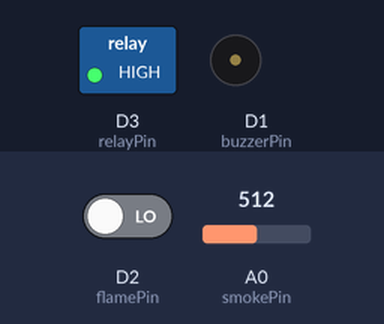
Bench run of a sketch on a simulated ESP8266 (NodeMCU). On the bench: switched loads named in the sketch (green lamp = pin HIGH), buzzer (waves = sounding). Inputs (shaded band) come from the test bench; at power-on: A0 (smokePin) = 512, D2 (flamePin) LOW. WiFi joins after 1.5 s; servers stay silent unless stated; what the sketch prints to the serial monitor is not drawn.

Above: at 2.7 s.
2.8 s: A0 (smokePin) set to 587
5.1 s: A0 (smokePin) set to 612
At 7.2 s:
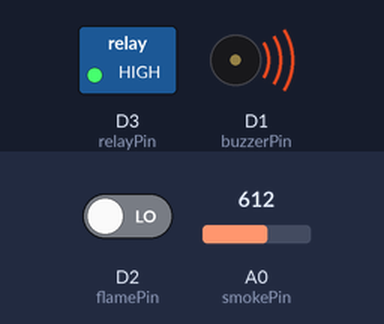
8.1 s: D2 (flamePin) driven HIGH
At 9.8 s:
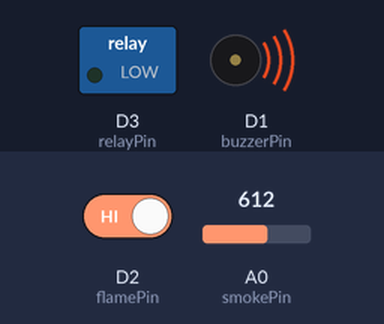
10.4 s: D2 (flamePin) driven LOW
At 12.4 s:
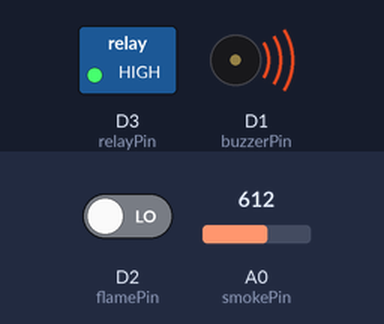
13.2 s: A0 (smokePin) set to 590
At 13.7 s:
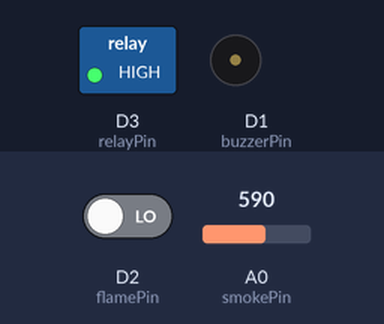
Timing chart, 0 to 16.2 s (numbered marks = the images above; inputs shaded):
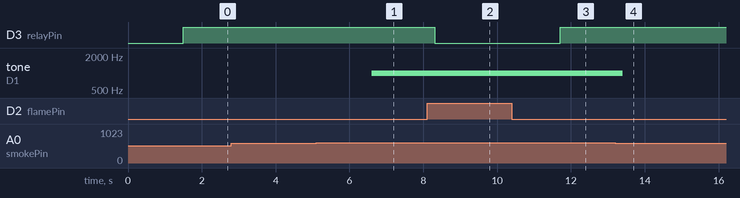

The sketch:

Sistem_deteksi_api.ino
```cpp
#include <ESP8266WiFi.h>
#include <ThingSpeak.h>

// Menentukan pin sensor flame, pin relay, dan pin buzzer
const int flamePin = D2; // Pin digital untuk sensor flame
const int relayPin = D3; // Pin digital untuk relay
const int buzzerPin = D1; // Pin digital untuk buzzer
const int smokePin = A0; // Pin analog untuk sensor asap

// API key dan informasi jaringan WiFi
String apiKey = "1IV9R5AMQUIDEE6D";
const char* ssid = "Infinix NOTE 40";
const char* pass = "123456781";
const char* server = "api.thingspeak.com";

// Threshold sensor asap
int thresholdMQ2 = 600;

// Objek WiFiClient
WiFiClient client;

void setup() {
    Serial.begin(115200);

    // Mengatur mode pin
    pinMode(buzzerPin, OUTPUT);
    pinMode(flamePin, INPUT);
    pinMode(relayPin, OUTPUT);

    // Menghubungkan ke jaringan WiFi
    WiFi.begin(ssid, pass);
    while (WiFi.status() != WL_CONNECTED) {
        delay(500);
        Serial.print(".");
    }
    Serial.println("");
    Serial.println("WiFi connected"); // Terhubung ke jaringan WiFi
}

void loop() {
    // Membaca nilai sensor flame dan sensor asap
    int flameStatus = digitalRead(flamePin);
    int smokeLevel = analogRead(smokePin);

    // Cetak nilai sensor
    Serial.print("Smoke level: ");
    Serial.print(smokeLevel);
    Serial.print(" | Flame status: ");
    Serial.println(flameStatus);

    // Cek jika nilai sensor asap melampaui threshold
    if (smokeLevel > thresholdMQ2) {
        tone(buzzerPin, 1000); // Aktifkan buzzer
    } else {
        noTone(buzzerPin); // Matikan buzzer
    }

    // Jika ada api yang terdeteksi
    if (flameStatus == 1) {
        digitalWrite(relayPin,LOW); // Aktifkan relay untuk menyalakan pompa air
        Serial.println("Api terdeteksi! Menyalakan pompa air...");
    } else {
        digitalWrite(relayPin,HIGH); // Matikan relay jika tidak ada api yang terdeteksi
    }

    // Mengirim data ke ThingSpeak
    if (client.connect(server, 80)) {
        String postStr = apiKey;
        postStr += "&field1=";
        postStr += String(smokeLevel);
        postStr += "&field2=";
        postStr += String(flameStatus);
        postStr += "\r\n";

        // Mengirim permintaan POST ke ThingSpeak
        client.print("POST /update HTTP/1.1\n");
        client.print("Host: api.thingspeak.com\n");
        client.print("Connection: close\n");
        client.print("X-THINGSPEAKAPIKEY: " + apiKey + "\n");
        client.print("Content-Type: application/x-www-form-urlencoded\n");
        client.print("Content-Length: " + String(postStr.length()) + "\n\n");
        client.print(postStr);

        // Beri jeda untuk memastikan data terkirim
        delay(1000);

        Serial.println("Data berhasil dikirim ke ThingSpeak.");
    } else {
        Serial.println("Gagal terhubung ke ThingSpeak.");
    }

    // Tutup koneksi
    client.stop();

    // Jeda singkat sebelum loop berikutnya
    delay(500);
}
```

Measured:
- the behaviour switches between 600 and 601 on A0 (smokePin) (found by bisection; images 0 and 1)
- after the input at 2.8 s, every drawn part: stays the same
- after the input at 5.1 s, tone on D1 (buzzerPin): silent → 1000 Hz after 1.5 s
- after the input at 8.1 s, D3 (relayPin): HIGH → LOW after 0.21 s
- after the input at 10.4 s, D3 (relayPin): LOW → HIGH after 1.3 s
- after the input at 13.2 s, tone on D1 (buzzerPin): 1000 Hz → silent after 0.21 s
